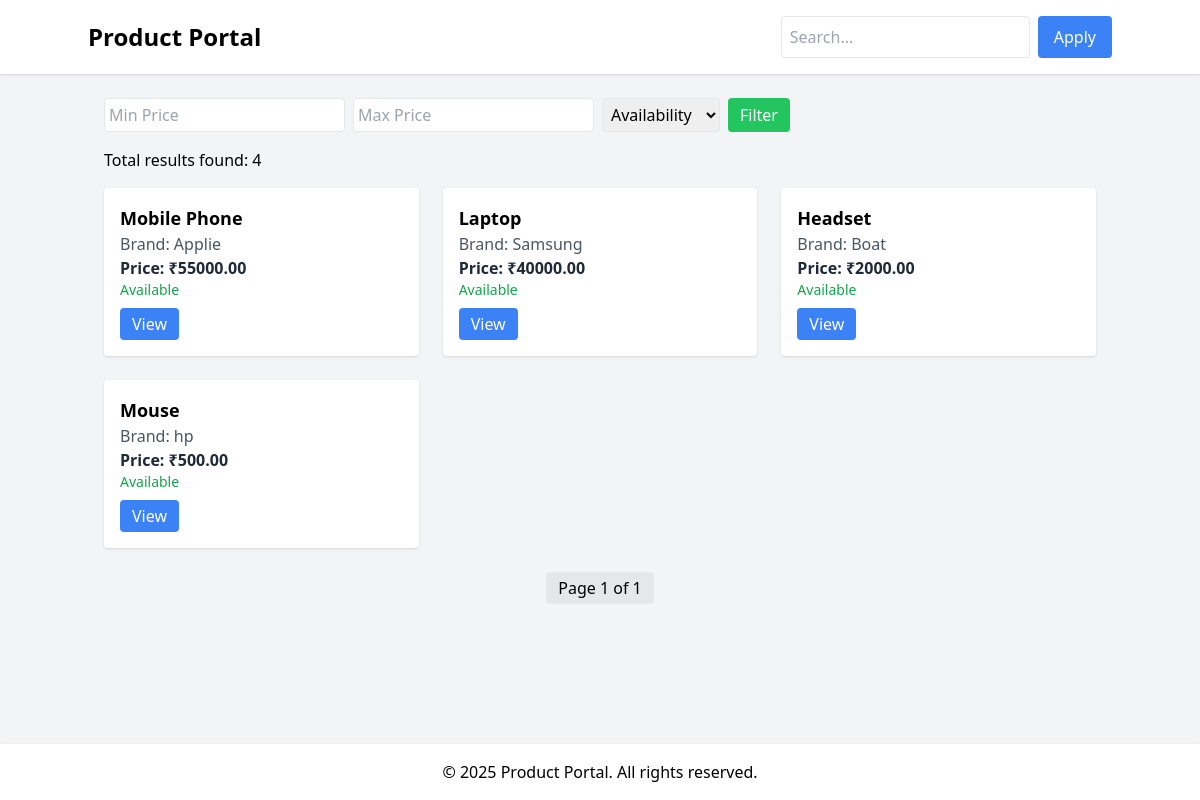
The page / on the database its author committed.
### products/models.py (models this page shows, shortened)
class Product(models.Model):
    name = models.CharField(max_length=100)
    description = models.TextField(blank=True, null=True)   # allow null
    price = models.DecimalField(max_digits=8, decimal_places=2)
    stock = models.IntegerField(default=0)
    brand = models.CharField(max_length=50, null=True, blank=True)
    is_available = models.BooleanField(default=True)
    created_at = models.DateTimeField(default=timezone.now)  # safe default

### products/views.py (the view)
# urls.py: 2. Add a URL to urlpatterns:  path('', views.home, name='home')
def home(request):
    products = Product.objects.all()
    search_query = request.GET.get('search')
    if search_query:
        products = products.filter(name__icontains=search_query) | products.filter(brand__icontains=search_query)
    price_min = request.GET.get('price__gte')
    price_max = request.GET.get('price__lte')
    is_available = request.GET.get('is_available')
    if price_min:
        products = products.filter(price__gte=price_min)
    if price_max:
        products = products.filter(price__lte=price_max)
    if is_available in ['True', 'False']:
        products = products.filter(is_available=is_available == 'True')
    paginator = Paginator(products, 10)  # 10 per page
    page_number = request.GET.get('page')
    page_obj = paginator.get_page(page_number)
    return render(request, 'products/home.html', {'page_obj': page_obj})

### products/templates/products/home.html (shortened to what this page needs)
{% extends "products/Layout/base.html" %}
{% block content %}
<div class="mb-4">
    <form method="get" class="flex space-x-2">
        <input type="number" name="price__gte" placeholder="Min Price" class="border p-1 rounded" value="{{ request.GET.price__gte }}">
        <input type="number" name="price__lte" placeholder="Max Price" class="border p-1 rounded" value="{{ request.GET.price__lte }}">
        <select name="is_available" class="border p-1 rounded">
            <option value="">Availability</option>
        </select>
        <button type="submit" class="bg-green-500 text-white px-3 rounded">Filter</button>
    </form>
</div>
<p class="mb-4">Total results found: {{ page_obj.paginator.count }}</p>
<div class="grid grid-cols-1 md:grid-cols-2 lg:grid-cols-3 gap-6">
    {% for product in page_obj %}
        <div class="bg-white p-4 rounded shadow">
            <h2 class="text-lg font-bold">{{ product.name }}</h2>
            <p class="text-gray-600">Brand: {{ product.brand }}</p>
            <p class="text-gray-800 font-semibold">Price: ₹{{ product.price }}</p>
            <p class="text-sm {% if product.is_available %}text-green-600{% else %}text-red-600{% endif %}">
                {% if product.is_available %}Available{% else %}Unavailable{% endif %}
            </p>
            <a href="{% url 'product-detail' product.id %}" class="mt-2 inline-block bg-blue-500 text-white px-3 py-1 rounded">View</a>
        </div>
    {% endfor %}
</div>
<div class="mt-6 flex justify-center space-x-2">
    <span class="px-3 py-1 bg-gray-200 rounded">Page {{ page_obj.number }} of {{ page_obj.paginator.num_pages }}</span>
</div>
{% endblock %}

### products/templates/products/Layout/base.html (shortened to what this page needs)
<!DOCTYPE html>
<html lang="en">
<head>
<script src="https://cdn.tailwindcss.com"></script>
</head>
<body class="bg-gray-100 min-h-screen flex flex-col">
    <header class="bg-white shadow p-4 mb-6">
        <div class="container mx-auto flex flex-col md:flex-row justify-between items-center space-y-2 md:space-y-0">
            <h1 class="text-2xl font-bold">Product Portal</h1>
            <form method="get" class="flex flex-col md:flex-row md:space-x-2 space-y-2 md:space-y-0 w-full md:w-auto">
                <input type="text" name="search" placeholder="Search..." class="border p-2 rounded w-full md:w-auto" value="{{ request.GET.search }}">
                <button type="submit" class="bg-blue-500 text-white px-4 py-2 rounded w-full md:w-auto">Apply</button>
            </form>
        </div>
    </header>
    <main class="container mx-auto px-4 flex-1">
        {% block content %}{% endblock %}
    </main>
    <footer class="bg-white shadow p-4 mt-6 text-center">
        &copy; 2025 Product Portal. All rights reserved.
    </footer>
</body>
</html>

### rows shown on the page
Product: name "Mobile Phone", brand "Applie", price "55000.00", is_available "Available"
Product: name "Laptop", brand "Samsung", price "40000.00", is_available "Available"
Product: name "Headset", brand "Boat", price "2000.00", is_available "Available"
Product: name "Mouse", brand "hp", price "500.00", is_available "Available"

### other values the page prints
{{ page_obj.paginator.count }} "4"
{{ page_obj.number }} "1"
{{ page_obj.paginator.num_pages }} "1"
